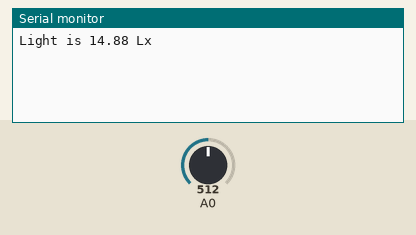
The sketch below on a simulated ESP8266 (NodeMCU). On the bench: the last lines printed to the serial monitor. The inputs (shaded band) are chosen by the test bench; at power-on: A0 = 512. WiFi joins after 1.5 s; servers stay silent unless stated.

Above: at 3.0 s.
3.1 s: A0 set to 0
At 4.2 s:
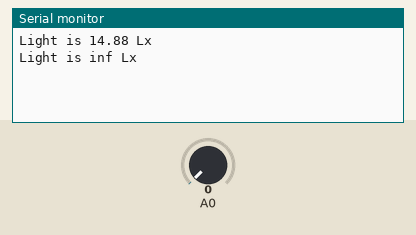
6.1 s: A0 set to 122
At 7.6 s:
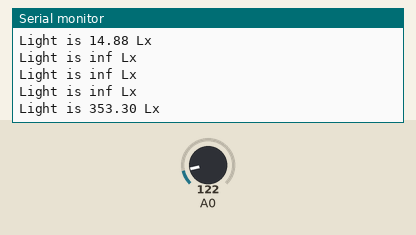

The sketch:

blynk-esp8266.ino
```cpp
/* Comment this out to disable prints and save space */
#define BLYNK_PRINT Serial
// #define BLYNK_DEBUG        // Optional, this enables more detailed prints

#include <ESP8266WiFi.h>
#include <BlynkSimpleEsp8266.h>
#include <TroykaLight.h> // библиотека для работы с датчиком освещённости (Troyka-модуль)
#include <OneWire.h> // необходимые библиотеки для работы с датчиком температуры


// реле с лампочкой подключено к пину 0 (GP16)
#define RELAY_PIN 0
// красный светодиод подключен к пину 1 (GP5)
#define RED_PIN 1
// желтый светодиод подключен к пину 2 (GP4)
#define YELLOW_PIN 2
// зеленый светодиод подключен к пину 3 (GP0)
#define GREEN_PIN 2


// Токен авторизации из приложения (Auth Token)
char auth[] = "31340d84e905466daad8dcbc2f1d0ada";

// Данные точки доступа WiFi
char ssid[] = "Rus";
char pass[] = "12345670";

// создаём объект для работы с датчиком освещённости
// и передаём ему номер пина выходного сигнала
TroykaLight sensorLight(A0);
BlynkTimer timer;

void setup()
{
  // Debug console
  Serial.begin(9600);

  Blynk.begin(auth, ssid, pass);

  // каждую 1сек отправляем данные через sendSensorsData
  timer.setInterval(1000L, sendSensorsData);
}


void sendSensorsData()
{
  // считывание данных с датчика освещённости
  sensorLight.read();
  Serial.print("Light is ");   // вывод показателей сенсора освещённости в люксах
  Serial.print(sensorLight.getLightLux());
  Serial.print(" Lx\n");

  // отправка данных сенсора на пин V1
  Blynk.virtualWrite(V1, sensorLight.getLightLux());
}

void loop()
{
  Blynk.run();
  timer.run();
}
```

Measured:
- after the input at 3.1 s, the serial monitor: prints a new line after 0.71 s (image 1)
- after the input at 6.1 s, the serial monitor: prints a new line after 0.71 s (image 2)
